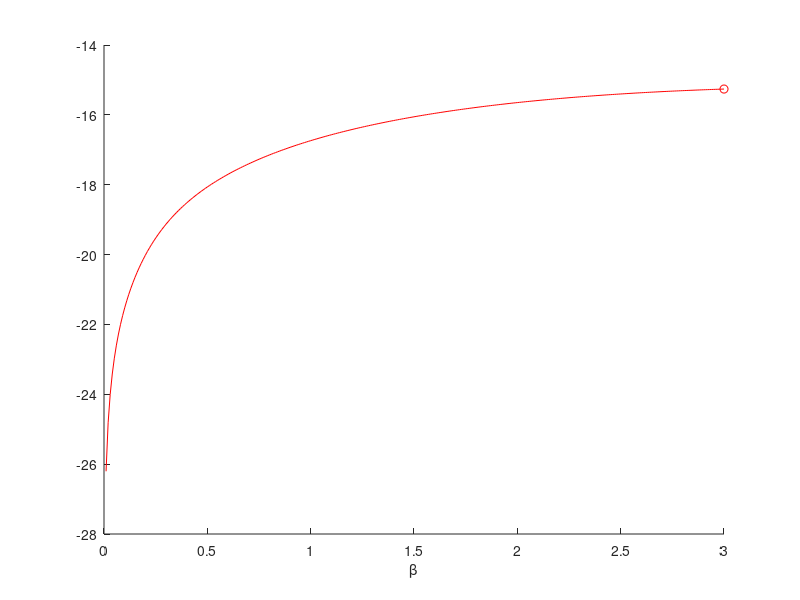

MATLAB code for this plot: (Note: this script raises an error after producing the figure.)
n=12; mu=0.5; x=randn(n,1)+mu;
bs=[0.01:0.01:3]; bl=length(bs);
MLE=mean(x);
for i=1:bl
  bb=bs(i)^(-2); MAP(i)=sum(x)/(n+bb);
  logML(i)=-n/2*log(2*pi)-sum((x-MAP(i)).^2)/2 ...
           -MAP(i)^2/(2*bb)-log(n*bb+1);
end
[dummy,c]=max(logML);

figure(1); clf; hold on;
plot(bs,logML,'r-');
plot(bs(c),logML(c),'ro');
xlabel('\beta'); legend('log ML',4);

figure(2); clf; hold on;
plot(bs,mu*ones(1,bl),'k:','LineWidth',5);
plot(bs,MAP,'r-','LineWidth',2);
plot(bs,MLE*ones(1,bl),'b-.','LineWidth',2);
plot(bs(c),MAP(c),'ro','LineWidth',4,'MarkerSize',10);
xlabel('\beta'); ylabel('\mu');
legend('True','MAP','MLE',4);
